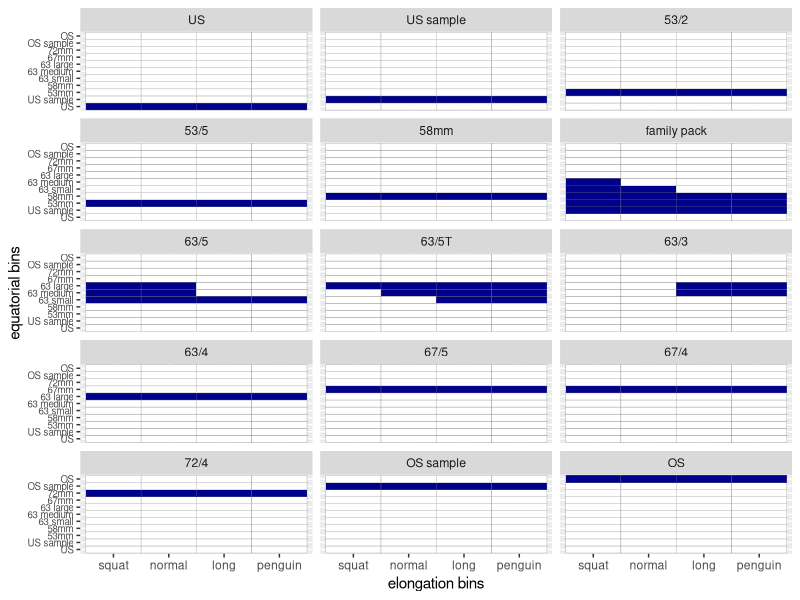
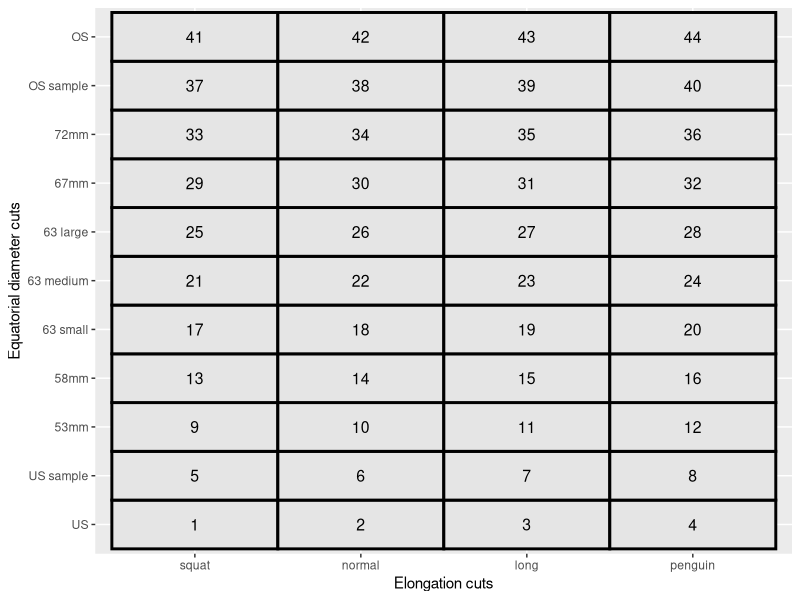

Reproduce these figures in R, in order.
library(tidyverse)

df <- expand.grid(x = c("squat", "normal", "long", "penguin"), 
                  y = c("US", "US sample", "53mm", "58mm", "63 small", "63 medium", "63 large", "67mm", "72mm", "OS sample", "OS"))

df$US <- c(rep(1,4),rep(0,40)) 
df$`US sample` <- c(rep(0,4), rep(1,4), rep(0,36))
df$`53/2` <- c(rep(0,8), rep(1,4), rep(0,32))
df$`53/5` <- c(rep(0,8), rep(1,4), rep(0,32))
df$`58mm` <- c(rep(0,12), rep(1,4), rep(0,28))
df$`family pack` <- c(rep(0,4), rep(1,14), rep(0,2), 1, rep(0,23))
df$`63/5` <- c(rep(0,16), rep(1,6), rep(0,2), rep(1,2), rep(0,18))
df$`63/5T` <- c(rep(0,18), rep(1,2), 0, rep(1,7), rep(0,16))
df$`63/3` <- c(rep(0,20), rep(c(0,0,1,1),2), rep(0,16))
df$`63/4` <- c(rep(0,24), rep(1,4), rep(0,16))
df$`67/5` <- c(rep(0,28), rep(1,4), rep(0,12))
df$`67/4` <- c(rep(0,28), rep(1,4), rep(0,12))
df$`72/4` <- c(rep(0,32), rep(1,4), rep(0,8))
df$`OS sample` <- c(rep(0,36), rep(1,4), rep(0,4))
df$OS <- c(rep(0,40), rep(1,4)) 

df %>%
  pivot_longer(cols = c(US:OS), names_to = "SKU", values_to = "logic") |>
  mutate(SKU = factor(SKU, 
                      levels = c("US", "US sample", "53/2", "53/5", "58mm", "family pack", "63/5", "63/5T", "63/3", "63/4", 
                                 "67/5", "67/4", "72/4", "OS sample", "OS")),
         logic2 = case_when(SKU %in% c("US","US sample","58mm","family pack","72/4", "OS sample", "OS") & logic == 1 ~ "active bin",
                            SKU %in% c("53/2", "53/5", "67/4", "67/5") & logic == 1 ~ "overlapped",
                            SKU == "63/4" & logic == 1 ~ "overlapped",
                            SKU == "63/3" & logic == 1 ~ "overlapped",
                            SKU == "63/5" & x %in% c("long","penguin") & y == "63 small" & logic == 1 ~ "overlapped",
                            SKU == "63/5" & x == "normal" & y == "63 medium" ~ "overlapped",
                            SKU == "63/5" & x %in% c("squat", "normal") & y == "63 large" ~ "overlapped",
                            SKU %in% c("63/5", "63/5T") & logic == 1 ~ "active bin",
                            TRUE ~ "independent")) |>
  ggplot(aes(x, y)) +
  geom_tile(aes(fill = factor(logic2)), colour="grey50") +
  facet_wrap(~SKU, ncol = 3) +
  labs(x = "elongation bins",
       y = "equatorial bins") +
  scale_fill_manual(values=c("dark blue", "white","dark blue")) +
  theme(legend.position = "none",
        axis.text.y = element_text(size = 7))

df2 <- df |>
  mutate(index = row_number())

df2 |>
  ggplot(aes(x=x, y=y)) +
  geom_tile(fill="grey90", colour = "black", linewidth=1) +
  geom_text(aes(label = index), size = 4.0, colour = "black") +
  labs(x = "Elongation cuts",
       y = "Equatorial diameter cuts")


diameterCuts <- tibble(`Bin name` = c("undersize", "small samples", "53/5", "58/5", "63small", "63medium", "63big", "67/4", "72/4", "large sample", "oversize"),
                       `min. / mm` = c(0, 44.0, 47.0, 51.2, 54.4, 56.1, 59.0, 61.7, 66.2, 71.8, 79.0),
                       `max. / mm` = c(44.0, 47.0, 51.2, 54.4, 56.1, 59.0, 61.7, 66.2, 71.8, 79.0, 100)) 

elongationCuts <- tibble(`Bin name` = c("squat", "normal", "long", "penguin"),
                         min = c(0.0, 0.865,0.942, 0.960),
                         max = c(0.865,0.942, 0.960, 1.2))

diameterCuts |>
  flextable::flextable() |>
  flextable::bold(bold=TRUE, part = "header") |>
  flextable::autofit()

elongationCuts |>
  flextable::flextable() |>
  flextable::bold(bold=TRUE, part = "header") |>
  flextable::autofit()

tibble(SKUNames = c("53/5","58/5","Family pack small","Family pack large","63/5N", "63/5T", "63/3", "63/4", "67/5","72/4"),
       SKUSets = c("$X_{53} \\in \\{9:12\\}$",
                   "$X_{58} \\in \\{13:16\\}$",
                   "$X_{FPS} \\in \\{9:20\\}$",
                   "$X_{FPL} \\in \\{9:21,25\\}$",
                   "$X_{63N} \\in \\{17:22,25,26\\}$",
                   "$X_{63T} \\in \\{19,20,22:28\\}$",
                   "$X_{633} \\in \\{23,24,27,28\\}$",
                   "$X_{634} \\in \\{25:28\\}$",
                   "$X_{675} \\in \\{29:32\\}$",
                   "$X_{724} \\in \\{33:36\\}$")) |>
  kableExtra::kbl(col.names = c("SKU names", "SKU sets by index"),
                  escape = F,
                  booktabs = T,
                  linesep = "") |>
  kableExtra::kable_styling(full_width=F)
